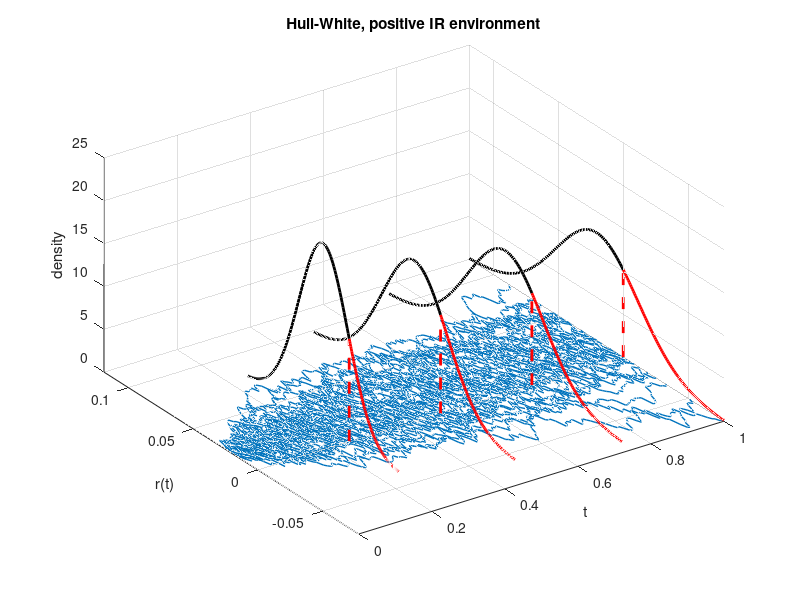
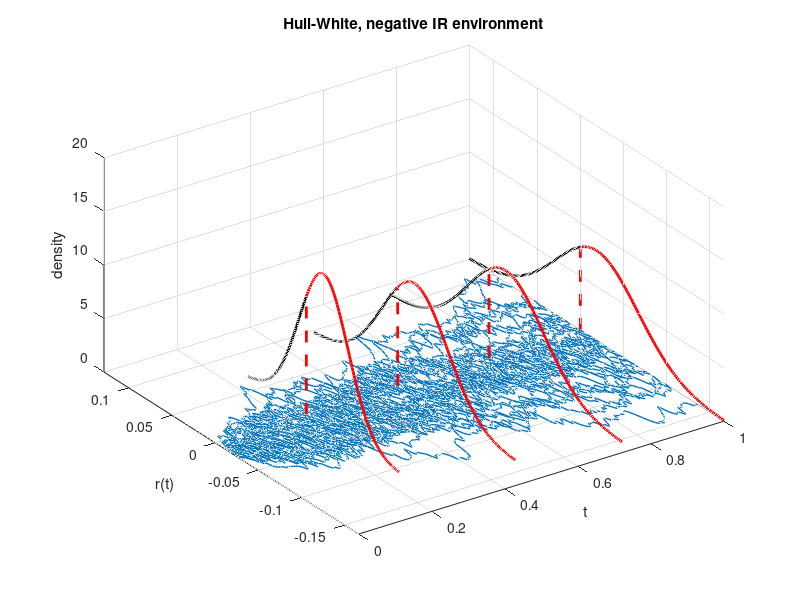

Write the MATLAB code that produced these figures, in order.
function HW_negative_paths
clc;close all;
NoOfPaths = 45;
NoOfSteps = 200;
eta       = 0.04;
lambda    = 0.5;
T         = 1;
P0T       =@(T) exp(-0.02*T);
[r,time] = GeneratePathsHWEuler(NoOfPaths,NoOfSteps,T,P0T, lambda, eta);

%% First figure

title =['Hull-White, positive IR environment'];
PlotShortRate(r,time,lambda,eta,T,P0T,title)

%% Figure 2

eta       = 0.06;
lambda    = 0.5;
P0T       =@(T) exp(0.02*T);
[r,time] = GeneratePathsHWEuler(NoOfPaths,NoOfSteps,T,P0T, lambda, eta);
title =['Hull-White, negative IR environment'];
PlotShortRate(r,time,lambda,eta,T,P0T,title)

function [R,time] = GeneratePathsHWEuler(NoOfPaths,NoOfSteps,T,P0T, lambda, eta)

% Time step needed 

dt = 0.0001;
f0T = @(t)- (log(P0T(t+dt))-log(P0T(t-dt)))/(2*dt);
   
% Initial interest rate is forward rate at time t->0

r0 = f0T(0.00001);  
theta = @(t) 1.0/lambda * (f0T(t+dt)-f0T(t-dt))/(2.0*dt) + f0T(t) + eta*eta/(2.0*lambda*lambda)*(1.0-exp(-2.0*lambda*t));  

% Define initial values

R=zeros(NoOfPaths,NoOfSteps);
R(:,1) = r0;

% Random noise

Z=random('normal',0,1,[NoOfPaths,NoOfSteps]);
W=zeros([NoOfPaths,NoOfSteps]);

dt = T / NoOfSteps;
time = zeros([NoOfSteps+1,1]);
for i=1:NoOfSteps
    if NoOfPaths>1
        Z(:,i)   = (Z(:,i) - mean(Z(:,i))) / std(Z(:,i));
    end
    W(:,i+1)  = W(:,i) + sqrt(dt).*Z(:,i);
    R(:,i+1)  = R(:,i) + lambda*(theta(time(i))-R(:,i))*dt+  eta* (W(:,i+1)-W(:,i));
    time(i+1) = time(i) + dt;
end

function r_mean=HWMean(P0T,lambd,eta,T)

% Time step needed

dt = 0.0001;
f0T = @(t)- (log(P0T(t+dt))-log(P0T(t-dt)))/(2*dt);

% Initial interest rate is forward rate at time t->0

r0     = f0T(0.00001);
theta  = Theta(P0T,eta,lambd);
zGrid  = linspace(0.0,T,2500);
temp   = @(z) theta(z) .* exp(-lambd*(T-z));
r_mean = r0*exp(-lambd*T) + lambd * trapz(zGrid,temp(zGrid));

function r_var = HWVar(lambd,eta,T)
r_var = eta*eta/(2.0*lambd) *( 1.0-exp(-2.0*lambd *T));

function pdf = HWDensity(x,P0T,lambd,eta,T)
r_mean = HWMean(P0T,lambd,eta,T);
r_var = HWVar(lambd,eta,T);
pdf = normpdf(x,r_mean,sqrt(r_var));
    
function theta =Theta(P0T,eta,lambd)

% Time step needed

dt = 0.0001;
f0T = @(t)- (log(P0T(t+dt))-log(P0T(t-dt)))/(2.0*dt);
theta = @(t)1.0/lambd * (f0T(t+dt)-f0T(t-dt))/(2.0*dt) + f0T(t) + eta*eta/(2.0*lambd*lambd)*(1.0-exp(-2.0*lambd*t));      

function PlotShortRate(r,time,lambda,eta,T,P0T,titleIn)
figure1 = figure;
axes1 = axes('Parent',figure1);
hold(axes1,'on');
plot(time,r,'linewidth',1,'color',[0 0.45 0.74])
y=@(x,T)HWDensity(x,P0T,lambda,eta,T);

Ti=linspace(0,T,5);
for i=2:length(Ti)
    ER = HWMean(P0T,lambda,eta,Ti(i));
    VarR = HWVar(lambda,eta,Ti(i));
    q1= norminv(0.999,ER,sqrt(VarR));
    q2= norminv(0.001,ER,sqrt(VarR));
    x_1=linspace(q2,0,100);
    x_2=linspace(0,q1,100);
    plot3(Ti(i)*ones(length(x_1),1),x_1,y(x_1,Ti(i)),'r','linewidth',2)
    plot3(Ti(i)*ones(length(x_2),1),x_2,y(x_2,Ti(i)),'k','linewidth',2)
    plot3([Ti(i),Ti(i)],[0,0],[0,y(x_1(end),Ti(i))],'--r','linewidth',2)
end
axis([0,T(end),q2,q1])
grid on;
xlabel('t')
ylabel('r(t)')
zlabel('density')
view(axes1,[-34.88 42.64]);
title(titleIn)
